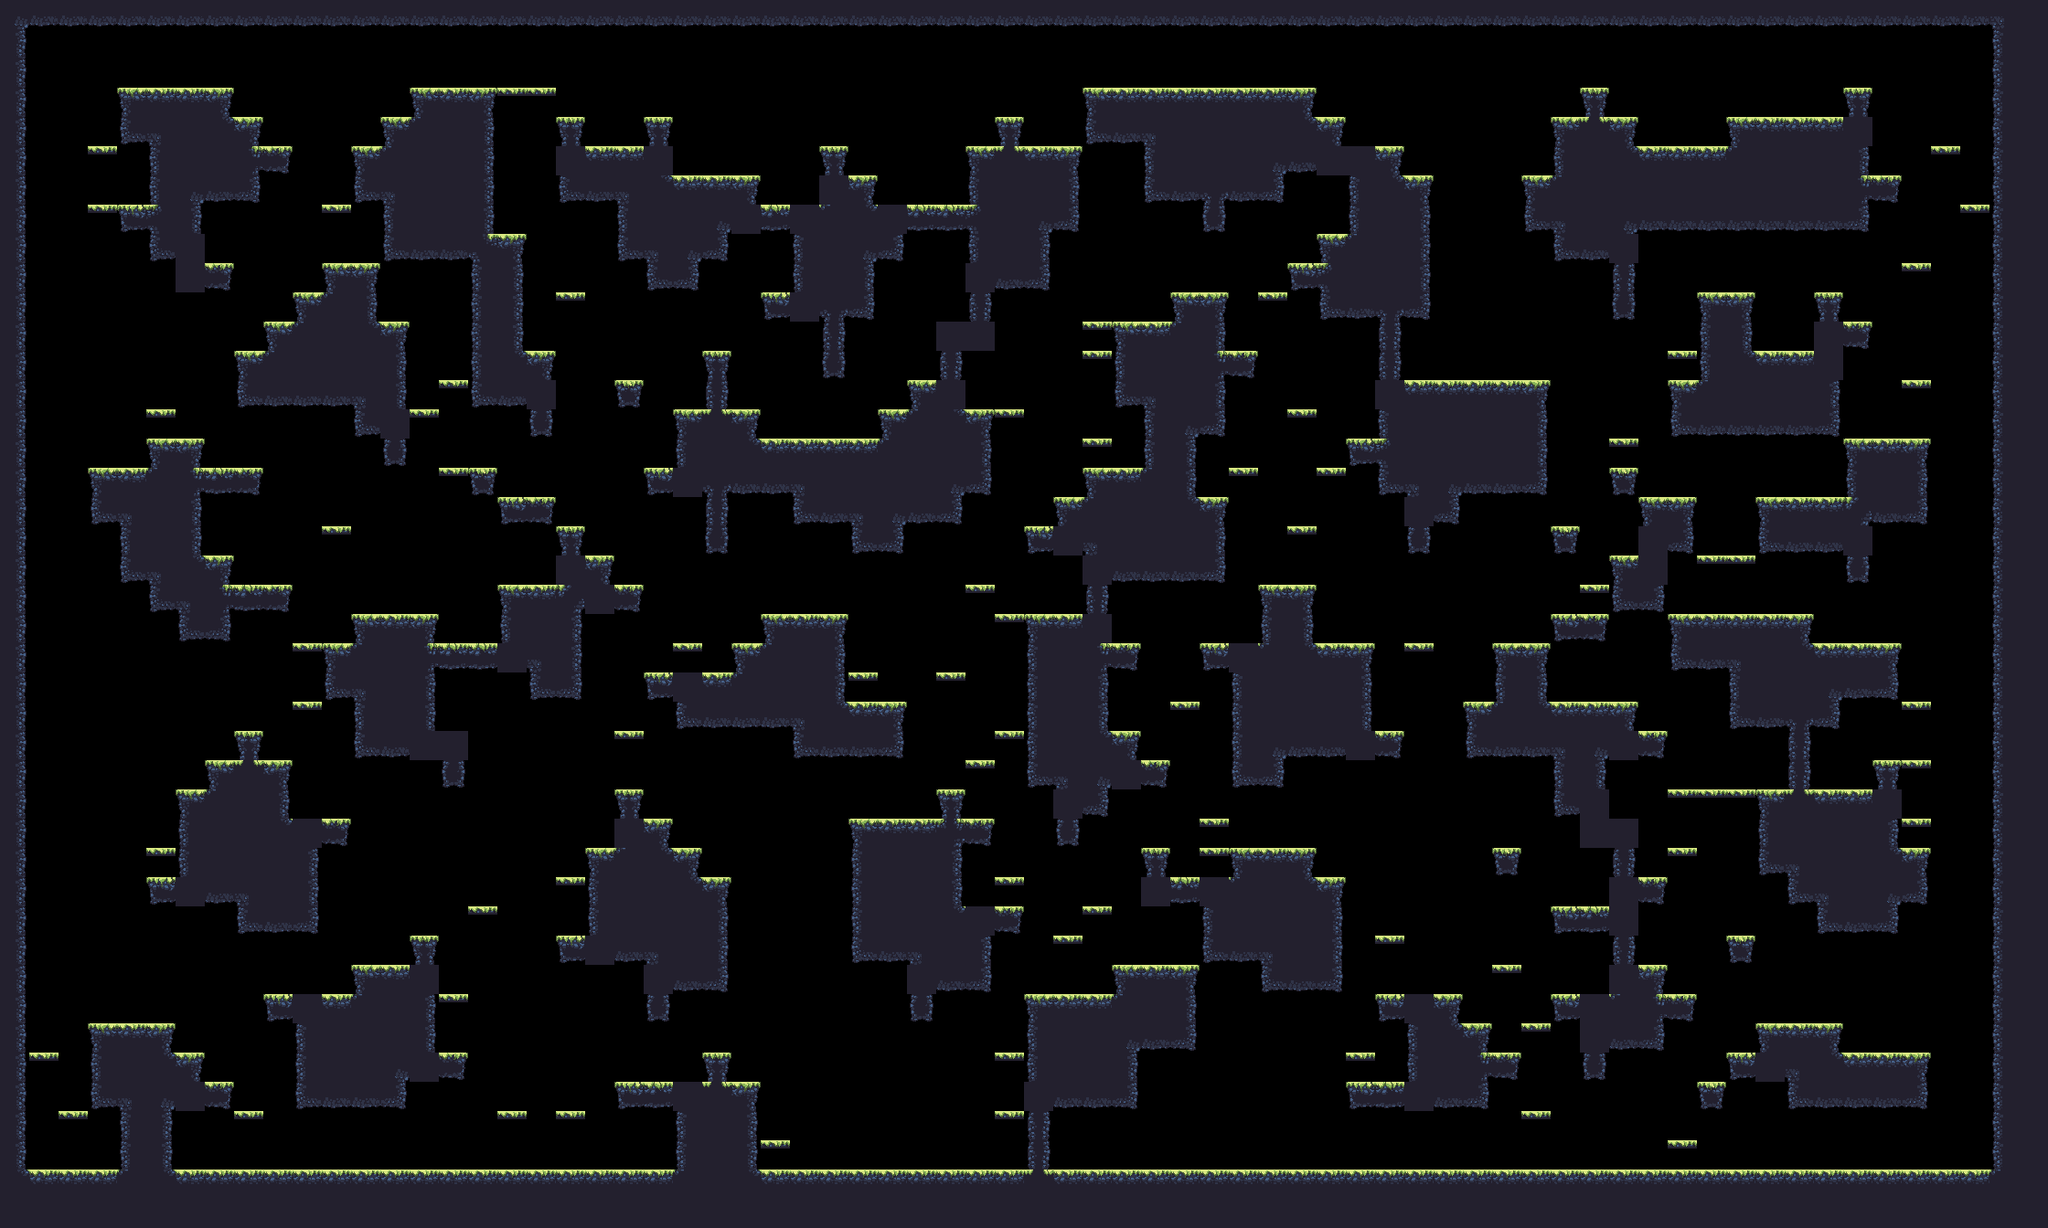

Tiled map render using the project's own tile images. Description and the map definition, with tile-layer contents summarised, below:
An orthogonal 70x42 tile map with 32x32 px tiles, 1 tile layer (main) and 17 objects (9x spawn, spawnPlayer0, spawnCrown0, spawnPlayer1, spawnCrown1, ...).

<map compressionlevel="0" height="42" infinite="0" nextlayerid="3" nextobjectid="4" orientation="orthogonal" renderorder="right-down" tiledversion="1.3.2" tileheight="32" tilewidth="32" version="1.2" width="70">
 <tileset firstgid="1" source="forest_summer_tile_set.tsx" />
 <layer height="42" id="1" name="main" width="70">
  <data>[2940 cells, 1285 non-empty, 28 distinct tile ids]</data>
 </layer>
 <objectgroup><object id="1" name="spawnPlayer0" x="320" y="112.0" /><object id="2" name="spawnCrown0" x="288" y="80.0" /><object id="3" name="spawnPlayer1" x="1920" y="80.0" /><object id="4" name="spawnCrown1" x="1984" y="80.0" /><object id="5" name="spawnPlayer2" x="128" y="1072.0" /><object id="6" name="spawnCrown2" x="64" y="1232.0" /><object id="7" name="spawnPlayer3" x="2144" y="1232.0" /><object id="8" name="spawnCrown3" x="2080" y="1104.0" /><object id="9" name="spawn" x="672" y="816.0" /><object id="10" name="spawn" x="1888" y="976.0" /><object id="11" name="spawn" x="416" y="1008.0" /><object id="12" name="spawn" x="1728" y="1232.0" /><object id="13" name="spawn" x="1632" y="368.0" /><object id="14" name="spawn" x="416" y="1008.0" /><object id="15" name="spawn" x="224" y="784.0" /><object id="16" name="spawn" x="1376" y="336.0" /><object id="17" name="spawn" x="1472" y="912.0" /></objectgroup></map>
